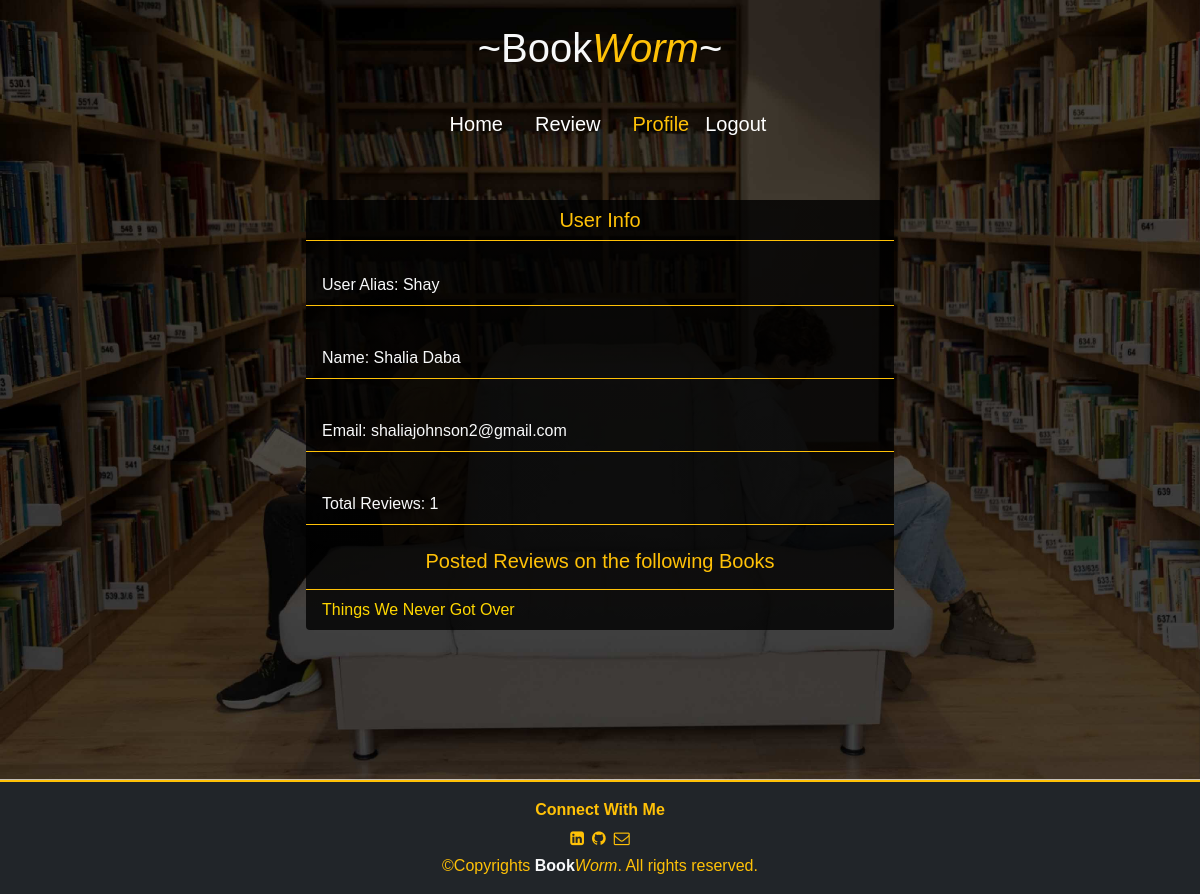
The app's page /5 (signed in) with its own data.
### apps/users/models.py (models this page shows)
class User(models.Model):
    name = models.CharField(max_length=255)
    alias = models.CharField(max_length=255)
    email = models.CharField(max_length=255)
    password = models.CharField(max_length=255)
    created_at = models.DateTimeField(auto_now_add=True)
    updated_at = models.DateTimeField(auto_now=True)
    objects = UserManager()

### apps/books/models.py (models this page shows)
class Review(models.Model):
    review = models.TextField()
    rating = models.IntegerField()
    user = models.ForeignKey(User, related_name='book_reviews', on_delete= CASCADE)
    book = models.ForeignKey(Book, related_name='reviews', on_delete=models.CASCADE)
    created_at = models.DateTimeField(auto_now_add=True)
    updated_at = models.DateTimeField(auto_now=True)
    objects = BookManager()

class Book(models.Model):
    title = models.CharField(max_length=255)
    author = models.TextField()
    uploaded_by = models.ForeignKey(User, related_name='uploaded_books', on_delete=models.CASCADE)
    created_at = models.DateTimeField(auto_now_add=True)
    updated_at = models.DateTimeField(auto_now=True)
    objects = BookManager()

### apps/users/views.py (the view)
# urls.py: path('<int:user_id>', views.user_page)
def user_page(request, user_id):
    if 'user_id' not in request.session:
        return redirect('/')
    loged_in_user = User.objects.get(id= request.session['user_id'])
    context = {
        'user': User.objects.get(id = user_id),
        'loged_in_user' : loged_in_user
    }
    user = User.objects.get(id = request.session['user_id'])
    print(user.book_reviews.all())
    return render(request, 'user_page.html', context)

### apps/users/templates/user_page.html (shortened to what this page needs)
<!DOCTYPE html>
<html lang="en">
<head>
    {% load static %}
    <link rel="stylesheet" href="{% static 'css/user_page.css' %}">
    <link href="https://cdn.jsdelivr.net/npm/bootstrap@5.1.3/dist/css/bootstrap.min.css" rel="stylesheet">
    <link rel="stylesheet" href="https://cdnjs.cloudflare.com/ajax/libs/font-awesome/4.7.0/css/font-awesome.min.css">
</head>
<body>
    <div class="container-fluid header">
        <h1 class="text-light  text-center py-4 text-decoration-underlin">~Book<i class="text-warning">Worm</i>~</h1>
        <nav class="navbar text-light p-2 mb-5">
            <div class="container-xxl">
                <div class=" d-flex justify-content-between m-auto">
                    <h5><a class="text-decoration-none mx-3" href="/books">Home</a></h5>
                    <h5><a class="text-decoration-none mx-3" href="/books/review">Review</a></h5>
                    <h5><a class="link-warning text-decoration-none mx-3" href="/{{user.id}}">Profile</a></h5>
                    <h5><a class="text-decoration-none" href="/logout">Logout</a></h5>
                </div>
        </nav>
        <div class="user_info bg car m-auto text-ligh border-2 border-warning rounded">
            <h5 class="p-2 border-bottom border-warning card-title text-center text-warning">User Info</h5>
            <ul class="list-group list-group-flush">
                <p><li class="border-bottom border-warning bg-transparent font list-group-item text-light">User Alias: {{user.alias}}</li></p>
                <p><li class="border-bottom border-warning bg-transparent list-group-item text-light">Name: {{user.name}}</li></p>
                <p><li class="border-bottom border-warning  bg-transparent list-group-item text-light">Email: {{user.email}}</li></p>
                <p><li class="border-bottom border-warning bg-transparent  list-group-item text-light">Total Reviews: {{user.book_reviews.count}}</li></p>
            </ul>
            <h5 class=" p-2 card-title text-center text-warning">Posted Reviews on the following Books</h5>
            <ul class="list-group list-group-flush">
            {% for review in user.book_reviews.all %}
                <li class="border-top border-warning bg-transparent list-group-item"><a class="link text-decoration-none" href="/books/{{review.book.id}}">{{review.book.title}}</a></li>
            {% endfor %}
            </ul>
        </div>
    </div>
    <footer class="p-3 bg-dark border-top border-warning border-2">
        <p class="text-center text-warning mb-0"><strong>Connect With Me</strong></p>
        <div class="d-flex justify-content-center align-items-center">
            <a class="link-warning p-1" target="_blank" rel="noopener noreferrer" href="https://www.linkedin.com/in/abomi-daba-3994a6222/">
                <i class="fa fa-linkedin-square" aria-hidden="true"></i>
            </a>
            <a class="link-warning p-1" target="_blank" rel="noopener noreferrer" href="https://github.com/AbomiDaba">
                <i class="fa fa-github" aria-hidden="true"></i>
            </a>
            <a class="link-warning p-1" target="_blank" rel="noopener noreferrer" href="mailto:abomi.daba@gmail.com">
                <i class="fa fa-envelope-o" aria-hidden="true"></i>
            </a>
        </div>
        <p class="text-center text-warning mb-0">&copy;Copyrights <strong class="text-light">Book</strong><i>Worm</i>. All rights reserved.</p>
    </footer>
</body>
</html>

### apps/users/static/css/user_page.css (style rules this page uses)
.header { background-image:url(../img/wepik-2022229-132042.png); background-repeat: no-repeat; background-position: center; background-size: cover; background-position: bottom; height: 780px; animation: change 15s infinite ease-in-out; }
.user_info { width: 50%; }
h1, h2, h3, p, h5 , ul { font-family:Verdana, Geneva, Tahoma, sans-serif }
nav a { color: white; }
.link { color: gold; }
.bg { background: linear-gradient(to top, rgba(0,0,0,0.8)50%, rgba(0,0,0,0.8)50%); }

### records on screen
User: alias "Shay", name "Shalia Daba", email "shaliajohnson2@gmail.com", book_reviews.count "1"
Review: book "Things We Never Got Over"
